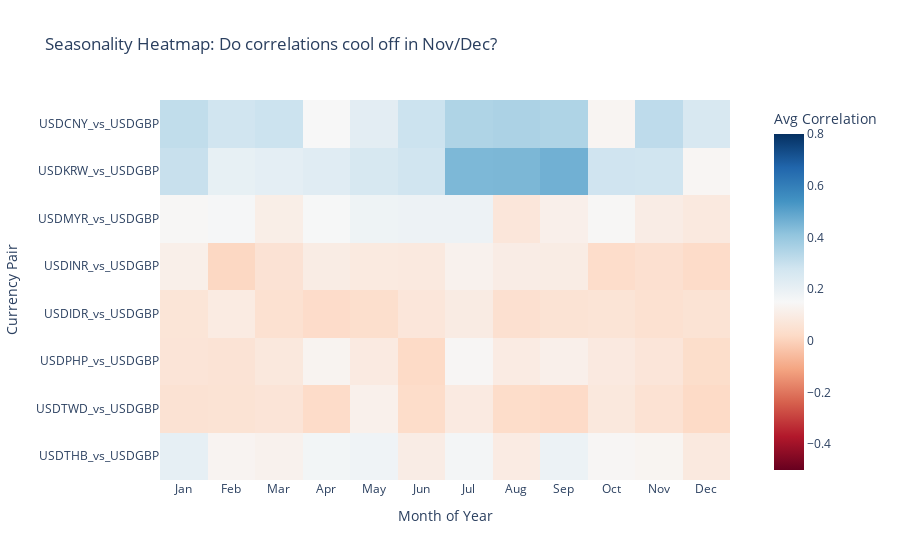

Write notebook code for a chart like this one.
### Code cell
# correlation ag gbp

# 1. Create a Month column
daily_corr['Month'] = daily_corr.index.month

# 2. Group by Month and take the average (Aggregating all years together)
# This creates a "Typical Year" profile for each currency
seasonality_matrix = daily_corr.groupby('Month')[usdgbp_cols].mean().T

# 3. Plot Heatmap
fig = px.imshow(seasonality_matrix,
                labels=dict(x="Month of Year", y="Currency Pair", color="Avg Correlation"),
                x=['Jan', 'Feb', 'Mar', 'Apr', 'May', 'Jun', 'Jul', 'Aug', 'Sep', 'Oct', 'Nov', 'Dec'],
                color_continuous_scale='RdBu', # Red=High Corr, Blue=Inverse/Low
                zmin=-0.5, zmax=0.8, # Lock scale to see contrast
                title="Seasonality Heatmap: Do correlations cool off in Nov/Dec?")

fig.show()

### Figure 1 — Plotly figure (JSON) as saved in the notebook; plotly's stock layout.template omitted (floating-point values rounded to 4 significant figures)
{"data": [{"coloraxis": "coloraxis", "hovertemplate": "Month of Year: %{x}<br>Currency Pair: %{y}<br>Avg Correlation: %{z}<extra></extra>", "name": "0", "type": "heatmap", "x": ["Jan", "Feb", "Mar", "Apr", "May", "Jun", "Jul", "Aug", "Sep", "Oct", "Nov", "Dec"], "xaxis": "x", "y": ["USDCNY_vs_USDGBP", "USDKRW_vs_USDGBP", "USDMYR_vs_USDGBP", "USDINR_vs_USDGBP", "USDIDR_vs_USDGBP", "USDPHP_vs_USDGBP", "USDTWD_vs_USDGBP", "USDTHB_vs_USDGBP"], "yaxis": "y", "z": [[0.3129, 0.2792, 0.2894, 0.1503, 0.2193, 0.2894, 0.3497, 0.3567, 0.3502, 0.1363, 0.3194, 0.2569], [0.2995, 0.2031, 0.2145, 0.2276, 0.2599, 0.2794, 0.444, 0.4466, 0.4644, 0.2826, 0.2791, 0.1386], [0.1438, 0.1565, 0.1067, 0.1524, 0.1804, 0.1847, 0.1838, 0.0727, 0.1141, 0.1454, 0.1005, 0.08449], [0.112, 0.01188, 0.05437, 0.0995, 0.08767, 0.08387, 0.1225, 0.1005, 0.09912, 0.02995, 0.04485, 0.02614], [0.06467, 0.09346, 0.04744, 0.02696, 0.03635, 0.07014, 0.09607, 0.04349, 0.05511, 0.0613, 0.04747, 0.05573], [0.06245, 0.05786, 0.08014, 0.1303, 0.0901, 0.01928, 0.1407, 0.09478, 0.1144, 0.0871, 0.06754, 0.03166], [0.05375, 0.05627, 0.06358, 0.02442, 0.1175, 0.02916, 0.09161, 0.02779, 0.02141, 0.07847, 0.05246, 0.01936], [0.2088, 0.1331, 0.1222, 0.1661, 0.1774, 0.1005, 0.1625, 0.0955, 0.1874, 0.1413, 0.1348, 0.08512]]}], "layout": {"coloraxis": {"cmax": 0.8, "cmin": -0.5, "colorbar": {"title": {"text": "Avg Correlation"}}, "colorscale": [[0, "rgb(103,0,31)"], [0.1, "rgb(178,24,43)"], [0.2, "rgb(214,96,77)"], [0.3, "rgb(244,165,130)"], [0.4, "rgb(253,219,199)"], [0.5, "rgb(247,247,247)"], [0.6, "rgb(209,229,240)"], [0.7, "rgb(146,197,222)"], [0.8, "rgb(67,147,195)"], [0.9, "rgb(33,102,172)"], [1, "rgb(5,48,97)"]]}, "title": {"text": "Seasonality Heatmap: Do correlations cool off in Nov/Dec?"}, "xaxis": {"anchor": "y", "constrain": "domain", "domain": [0, 1], "scaleanchor": "y", "title": {"text": "Month of Year"}}, "yaxis": {"anchor": "x", "autorange": "reversed", "constrain": "domain", "domain": [0, 1], "title": {"text": "Currency Pair"}}}}
